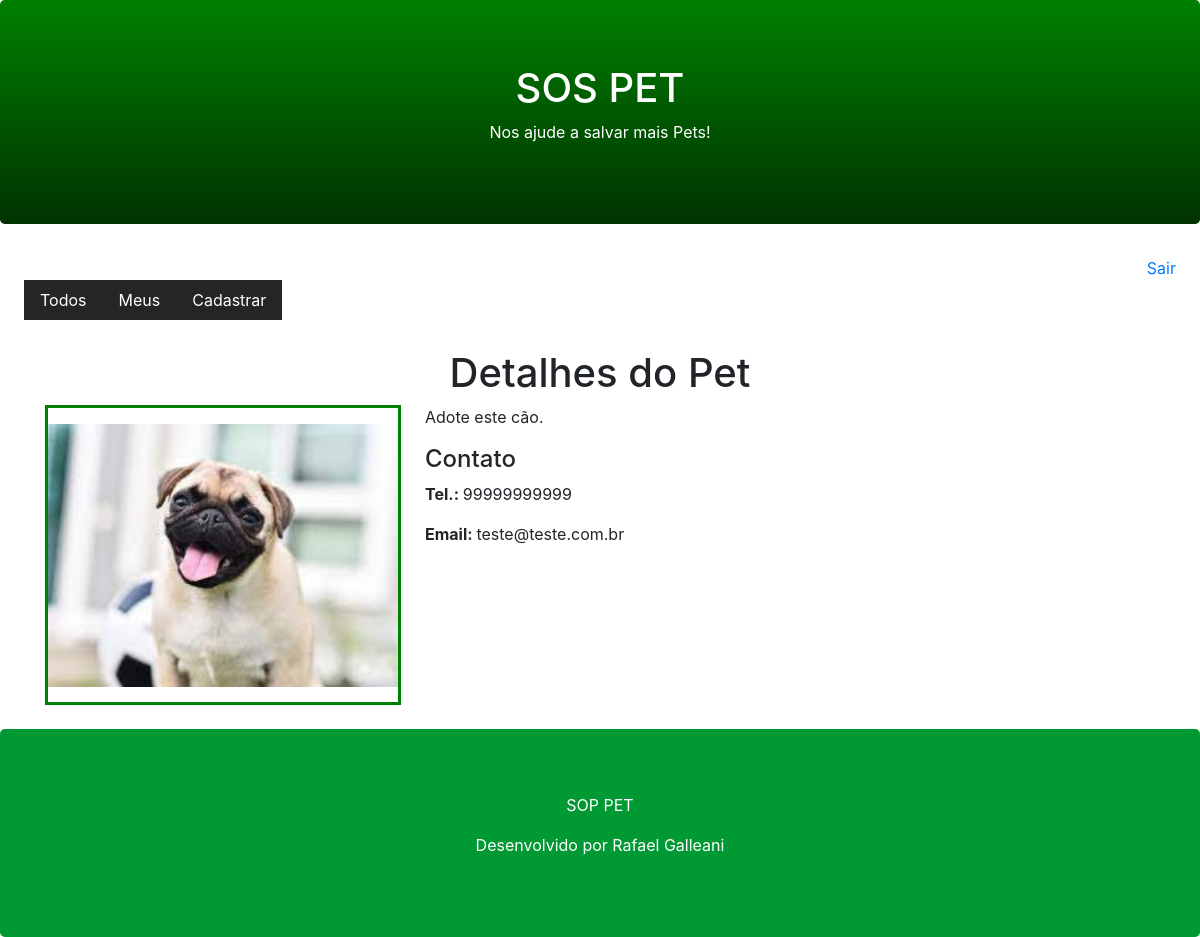
The page /pet/detail/2/ on the database its author committed.
### core/models.py (models this page shows, shortened)
class Pet(models.Model):
    city = models.CharField(max_length=100)#campo e o tipo e a quantidade de caracter.
    description = models.TextField()# para inserção de textos longos mas ha outros
    phone = models.CharField(max_length=11)
    email = models.EmailField()
    begin_date = models.DateTimeField(auto_now_add=True)# vair criar o horario que foi inserido os dados na tabela e incrementado automatico pelo auto
    photo = models.ImageField('pet') # no banco fica o caminho da foto por isso esse imagefield
    active = models.BooleanField(default=True)#desafio para acertar o modo sempre que for criado vai estar ativo.
    user = models.ForeignKey(User, on_delete=models.CASCADE)# pois o django ja cria a tabela de user e vou importar para saber qual usuario criou o pet.
    class Meta:
        db_table = 'pet'

### core/views.py (the view)
# urls.py: path('pet/detail/<id>/', views.pet_detail), #o id vai ser passado como parametro por causa do sinal <> que a views intrepreta dessa forma.
def pet_detail(request, id):
    pet = Pet.objects.get(active=True, id=id)
    return render(request,'pet.html', {'pet':pet})

### templates/pet.html (shortened to what this page needs)
{% extends "model-page.html" %}
{% block content %}
<h1 class="text-center">Detalhes do Pet</h1>
<div class="container mp-4 mb-4">
    <div class="row">
        <div class="col-sm-4">
            <div style="border-color: green; border-style: solid; width: 356px; height: 300px;">
                <img src="{{pet.photo.url }}" width="350" height="263" style="margin-top: 16px;">
            </div>
        </div>
        <div class="col-sm-8">
            <p>{{pet.description}}</p>
            <h4>Contato</h4>
            <p><b>Tel.: </b>{{pet.phone}}</p>
            <p><b>Email: </b>{{pet.email}}</p>
        </div>
    </div>
</div>
{% endblock %}

### rows shown on the page
Pet: photo (picture), description "Adote este cão.", phone "99999999999", email "teste@teste.com.br"
